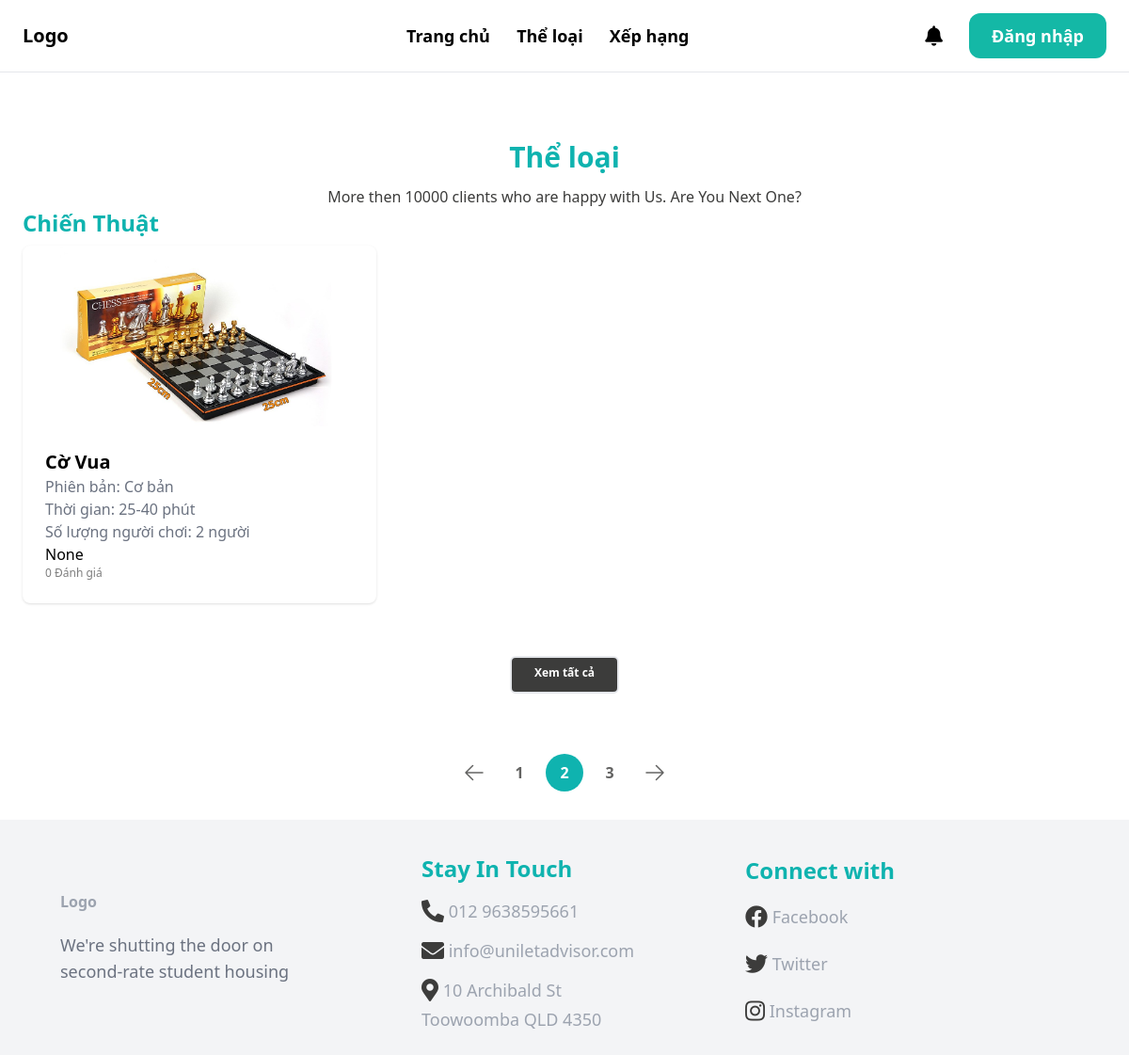
/allCategories/, run on the app's committed database.
### boardgame/models.py (models this page shows, shortened)
class Category(models.Model):
    title = models.CharField(max_length=100, default=None)
    cid = ShortUUIDField(unique=True, primary_key=True, prefix="cat", alphabet='1234567890', length=2, max_length=6)
    description = models.TextField(null=True, blank=True)
    class Meta:
        verbose_name_plural = 'Category'

class  Boardgame(models.Model):
    bgid = ShortUUIDField(unique=True, prefix="bg", alphabet='1234567890', length=2, max_length=6)
    user = models.ForeignKey(User, on_delete=models.SET_NULL, null=True)
    date = models.DateTimeField(default=timezone.now)
    category= models.ForeignKey(Category, on_delete=models.SET_NULL, null=True)
    version = models.ForeignKey(Version, on_delete=models.SET_NULL, null=True)
    title = models.CharField(max_length=100)
    image = models.ImageField(upload_to="user_directory_path")
    description = models.TextField(null=True, blank=True, default="This is the boardgame")
    rule = models.TextField(null=True, blank=True, default="This is rule for boardgame")
    age_rating = models.CharField(choices=AGE_RATINGS, max_length=5, default="G")
    people = models.CharField(max_length=100)
    play_time = models.CharField(max_length=50)
    price = models.DecimalField(max_digits=99999999999999, decimal_places=2)
    author = models.ForeignKey(Author, on_delete=models.SET_NULL, null=True, blank=True)
    producer = models.ForeignKey(Producer, on_delete=models.SET_NULL, null=True, blank=True)
    publication_year = models.CharField(max_length=4, default="2000")
    boardgame_status = models.CharField(choices=STATUS_BG, max_length=20, default="out_of_stock")
    in_stock = models.PositiveIntegerField(default=0)
    rental = models.PositiveIntegerField(default=0)
    total = models.PositiveIntegerField(default=0)
    class Meta:
        verbose_name_plural = "Boardgame"
    def get_average_rating(self):
        return self.reviews.aggregate(avg_rating=Avg('rating'))['avg_rating']

class Version(models.Model):
    title = models.CharField(max_length=100, default=None)
    vid = ShortUUIDField(unique=True, primary_key=True, prefix="ver", alphabet='1234567890', length=2, max_length=6)
    description = models.TextField(null=True, blank=True)
    class Meta:
        verbose_name_plural = 'Version'
    def __str__(self):
        return self.title

### core/views.py (the view)
# urls.py: path('allCategories/', views.allCategories, name='allCategories'),
def allCategories(request):
    categories = Category.objects.all()
    return render(request, 'core/allCategories.html',{
        'categories': categories,
    })

### templates/core/allCategories.html (shortened to what this page needs)
{% extends 'core/base.html' %}
{% load static %}
{% block content %}
    <div>
        <div class="text-center pt-12 text-3xl font-bold text-[#0FB3AF]">Thể loại</div>
        <div class="text-center pt-3 text-md text-[#3C3C3B] font-['Open Sans']">More then 10000 clients who are
            happy with Us. Are You Next One?</div>
    </div>
    <div class="grid grid-row-2 gap-2 ">
        {% for categori in categories %}
            <a href="{% url "core:category" categori.cid %}">
                <p class="text-left text-2xl font-bold text-[#0FB3AF]">{{ categori.title }}</p>
            </a>
            <div class="grid grid-cols-3 gap-3 ">
                {% for boardgame in categori.boardgame_set.all|slice:":3" %}
                    <div class="shadow bg-[#ffffff] rounded-lg">
                        <a href="{% url "boardgame:detail" boardgame.bgid %}" class="boardgame-info">
                            <div >
                                <img src="{{ boardgame.image.url }}" class="rounded-t-lg object-contain max-h-48 w-full transition " sizes="100vw">
                            </div>
                            <div class="p-6 rounded-b-xl bg-white-100">
                                <h2 class="text-xl font-bold">{{ boardgame.title }}</h2>
                                <p class="text-gray-500">Phiên bản: {{ boardgame.version }}</p>
                                <p class="text-gray-500">Thời gian: {{ boardgame.play_time }} phút</p>
                                <p class="text-gray-500">Số lượng người chơi: {{ boardgame.people }} người</p>
                                {{boardgame.get_average_rating}}
                                <div class="font-thin text-[#7E7E7E] font-['Open Sans'] text-xs">
                                    {{boardgame.reviews.all.count}} Đánh giá
                                </div>
                            </div>
                        </a>
                    </div>
                {% endfor %}
            </div>
            <div class=" grid  justify-items-center items-center pt-12 ">
                <a  href="{% url "core:category" categori.cid %}"
                    class="rounded-md h-10 border-2 border-primary px-6 py-2 text-xs font-bold bg-[#3C3C3B] text-white text-center hover:bg-[#3C3C3BCC] ">
                    Xem tất cả
                </a>
            </div>
        {% endfor %}
    </div>
    <div class="grid justify-items-center bg-white pt-16 flex items-center flex-wrap">
        <nav aria-label="Page navigation">
            <ul class="inline-flex space-x-2">
                <li><button
                        class="flex items-center justify-center w-10 h-10 text-[#3C3C3BCC]  rounded-full hover:bg-[#BFF5F3]">
                        <svg xmlns="http://www.w3.org/2000/svg" fill="none" viewBox="0 0 24 24" stroke-width="1.5"
                            stroke="currentColor" class="w-full h-full p-2">
                            <path stroke-linecap="round" stroke-linejoin="round"
                                d="M10.5 19.5L3 12m0 0l7.5-7.5M3 12h18" />
                        </svg>
                </li>
                <li><button
                        class="w-10 h-10 text-[#3C3C3BCC] font-bold font-[Open Sans] rounded-full hover:bg-[#BFF5F3]">1</button>
                </li>
                <li><button
                        class="w-10 h-10 text-white font-bold font-[Open Sans] bg-[#0FB3AF] rounded-full hover:bg-[#BFF5F3] ">2</button>
                </li>
                <li><button
                        class="w-10 h-10 text-[#3C3C3BCC] font-bold font-[Open Sans] rounded-full hover:bg-[#BFF5F3]">3</button>
                </li>
                <li><button
                        class="flex items-center justify-center w-10 h-10 text-[#3C3C3BCC] rounded-full hover:bg-[#BFF5F3]">
                        <svg xmlns="http://www.w3.org/2000/svg" fill="none" viewBox="0 0 24 24" stroke-width="1.5"
                            stroke="currentColor" class="w-full h-full p-2">
                            <path stroke-linecap="round" stroke-linejoin="round"
                                d="M13.5 4.5L21 12m0 0l-7.5 7.5M21 12H3" />
                        </svg>
                </li>
            </ul>
        </nav>
    </div>
{% endblock %}

### data on the page
Category: title "Chiến Thuật"
Boardgame: image (picture), title "Cờ Vua", version "Cơ bản", play_time "25-40", people "2", get_average_rating "None", reviews.all.count "0"
